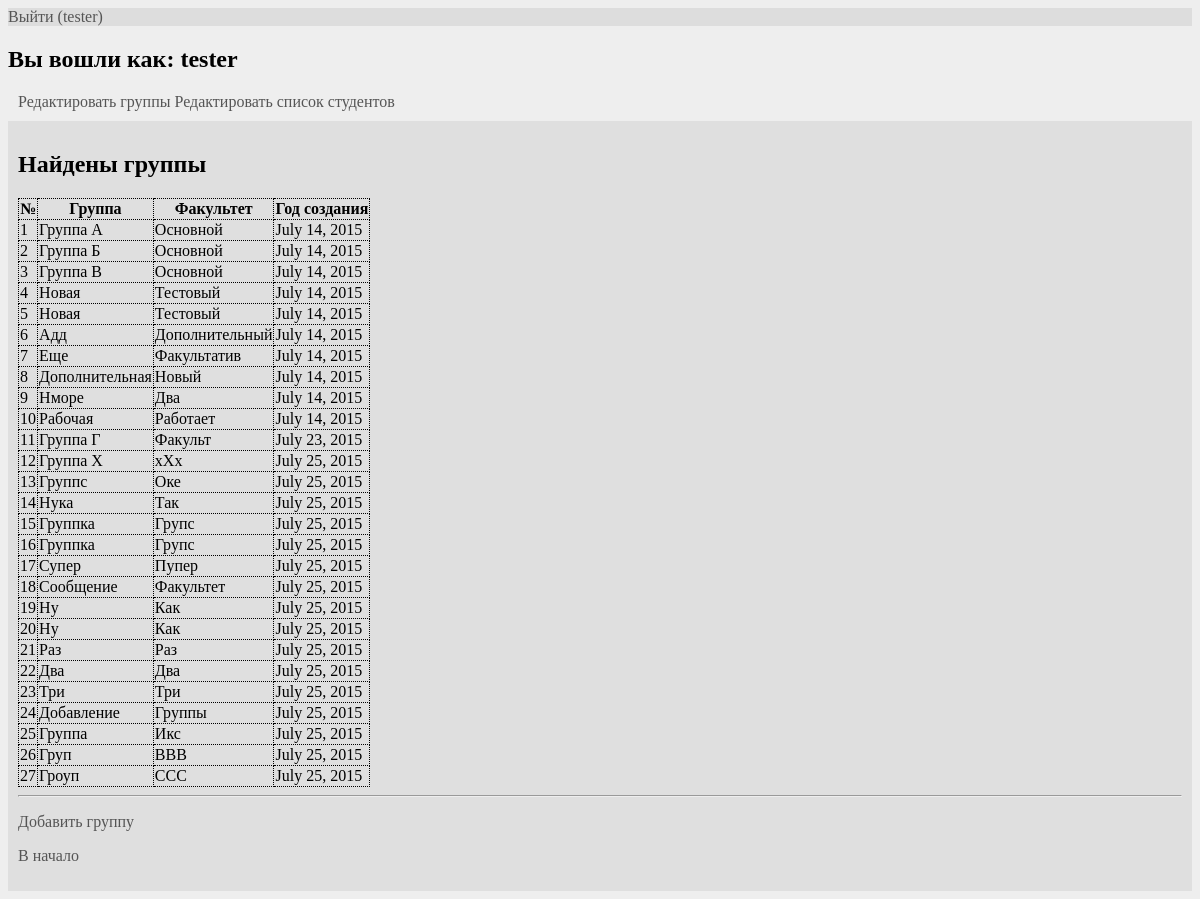
The app's page /groupedit/ (signed in), older data.
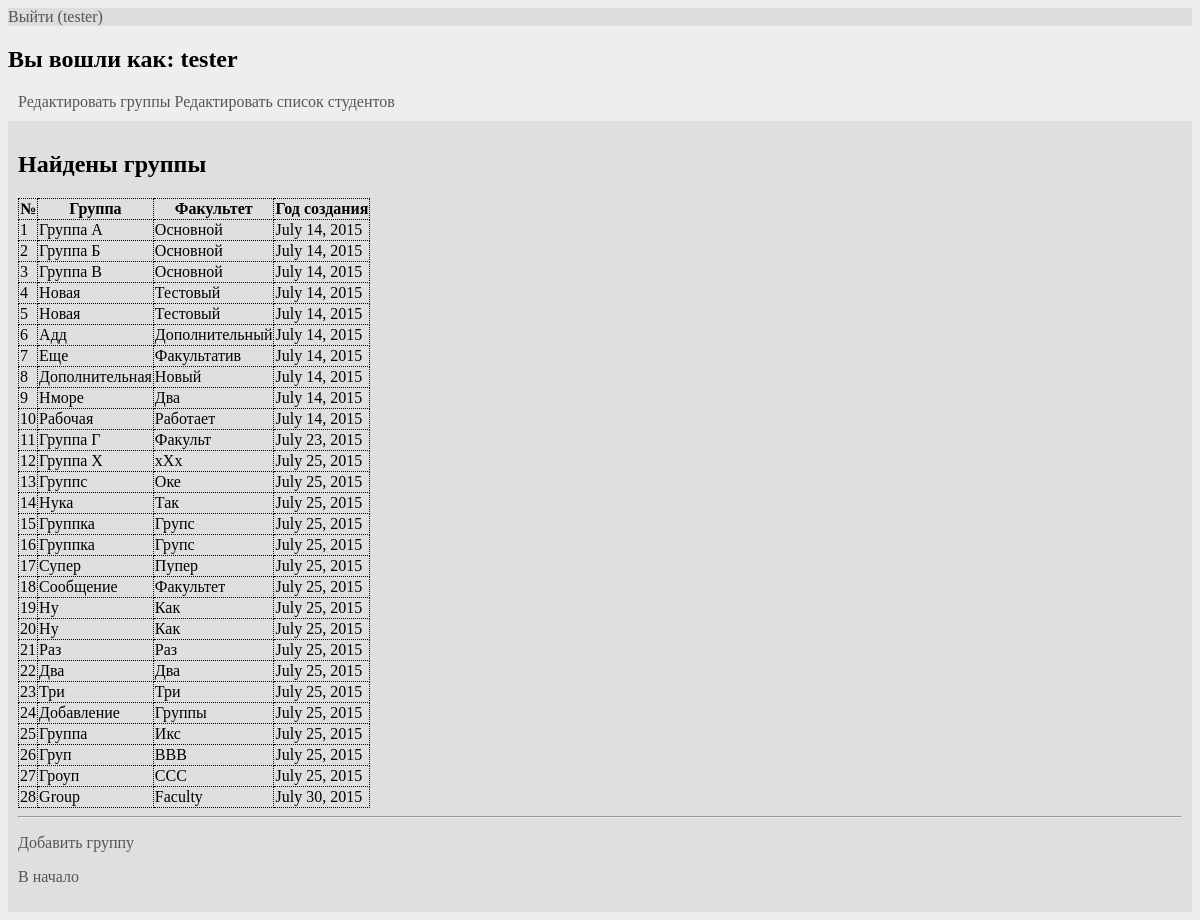
The same page, newer data.
### studedit/models.py (models this page shows, shortened)
class Groups(models.Model):
    name = models.CharField(max_length=30)
    faculty = models.CharField(max_length=30)
    year = models.DateField(auto_now=True)

### groupedit/views.py (the view)
def show(request):
    groups = Groups.objects.all()
    user_name = auth.get_user(request)
    args = {
        'user_name': user_name.get_username(),
        'groups': groups,
    }
    return render(request, 'groupedit/group_list.html', args)

### groupedit/templates/groupedit/group_list.html
{% extends 'main.html' %}
{% block group_list %}
{% if user_name %}
    {% if groups %}
        <h1>Найдены группы</h1>
        <table>
            <tr>
                <th>№</th><th>Группа</th><th>Факультет</th><th>Год создания</th>
            </tr>
            {% for group in groups %}
                <tr>
                    <td>{{ group.id }}</td><td>{{ group.name }}</td>
                    <td>{{ group.faculty }}</td><td>{{ group.year }}</td>
                </tr>
            {% endfor %}
        </table>
        <hr>
        <p><a class="navigation" href="/groupedit/add/">Добавить группу</a></p>
        <p><a class="navigation" href="/authorisation/action/">В начало</a> </p>
    {% else %}
        <h1>Групп не найдено</h1>
        <a class="navigation" href="/groupedit/add/">Добавить группу</a>
    {% endif %}
{% else %}
    <h2>Вы не авторизованы в системе</h2>
    <a class="navigation" href="/authorisation/login/">Воити в систему</a>
{% endif %}
{% endblock %}

Row changes from the older to the newer data that the page shows:
added Groups: id "28", name "Group", faculty "Faculty", year "July 30, 2015"
